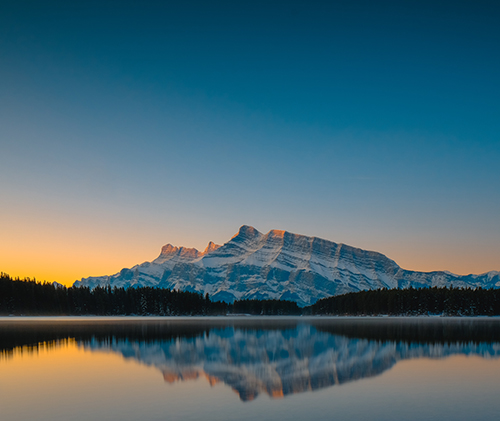
#> input picture image_processing/images/mountain_scene.jpg, 500 x 421 px
$ python image_processing.py
#> lines starting #> are read from the running program, lines starting #| are printed output that depends on the picture
from PIL import Image
from PIL import ExifTags
from PIL import ImageFont
from PIL import ImageDraw

my_image = Image.open("images/mountain_scene.jpg")
#> my_image is the input picture: PIL image 500x421 RGB; mean R, G, B 73.1, 103.6, 114.6

print(my_image.size)
#| (500, 421)

#Pull metadata from image and print it out in a dictionary
exif_data = {}
for key, value in my_image._getexif().items():
    if key in ExifTags.TAGS:
        exif_data[ExifTags.TAGS[key]] = value
#> this loop made 21 passes
#> (key, value) on passes 1, 2, 3, 4, 5, 6, 7, 9, 10, 11, 12, 19: (256, 4160), (257, 6240), (258, (8, 8, 8)), (262, 2), (296, 2), (34665, 2366), (270, 'Mountain Lake'), (305, 'Adobe Photoshop 21.0 (Windows)'), (274, 1), (306, '2019:12:10 14:27:50'), (277, 3), (40961, 1)
#> key on passes 8, 13, 14, 15, 16, 17: 283, 282, 40091, 40092, 59932, 40095
#> after the loop, exif_data = 20 items

#print(exif_data)

#Insert text into image
draw_text = ImageDraw.Draw(my_image)
font = ImageFont.truetype("fonts/Syne-Regular.otf", 24)

draw_text.text((25,50), "A Mountain", (204, 51, 153), font)
my_image.save("images/sample-output.jpg")
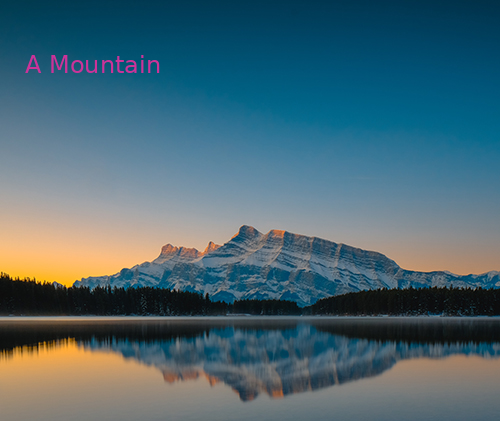
#> saved as sample-output.jpg: PIL image 500x421 RGB; mean R, G, B 73.7, 103.4, 114.7
